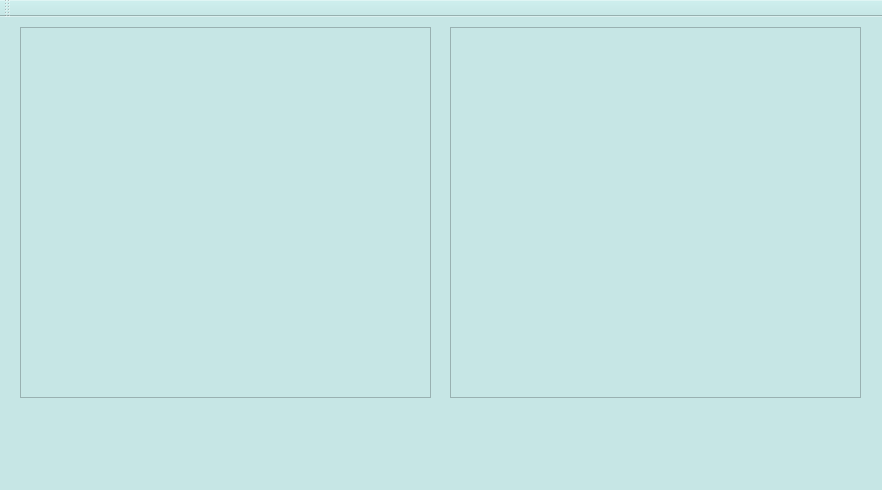
<?xml version="1.0" encoding="UTF-8"?>
<ui version="4.0">
 <class>MainWindow</class>
 <widget class="QMainWindow" name="MainWindow">
  <property name="geometry">
   <rect>
    <x>0</x>
    <y>0</y>
    <width>882</width>
    <height>490</height>
   </rect>
  </property>
  <property name="windowTitle">
   <string>MainWindow</string>
  </property>
  <property name="styleSheet">
   <string notr="true">background-color: rgb(198, 230, 229);</string>
  </property>
  <widget class="QWidget" name="centralWidget">
   <widget class="QGraphicsView" name="graphicsView">
    <property name="geometry">
     <rect>
      <x>20</x>
      <y>10</y>
      <width>411</width>
      <height>371</height>
     </rect>
    </property>
   </widget>
   <widget class="QGraphicsView" name="graphicsView_2">
    <property name="geometry">
     <rect>
      <x>450</x>
      <y>10</y>
      <width>411</width>
      <height>371</height>
     </rect>
    </property>
   </widget>
  </widget>
  <widget class="QToolBar" name="mainToolBar">
   <attribute name="toolBarArea">
    <enum>TopToolBarArea</enum>
   </attribute>
   <attribute name="toolBarBreak">
    <bool>false</bool>
   </attribute>
  </widget>
  <widget class="QStatusBar" name="statusBar"/>
  <widget class="QMenuBar" name="menuBar">
   <property name="geometry">
    <rect>
     <x>0</x>
     <y>0</y>
     <width>882</width>
     <height>22</height>
    </rect>
   </property>
  </widget>
  <action name="action_3">
   <property name="text">
    <string>Точечные</string>
   </property>
  </action>
  <action name="median">
   <property name="text">
    <string>Медианный</string>
   </property>
  </action>
  <action name="open_f">
   <property name="text">
    <string>Открыть</string>
   </property>
  </action>
  <action name="save_f">
   <property name="text">
    <string>Сохранить</string>
   </property>
  </action>
  <action name="gauss_f">
   <property name="text">
    <string>Гаусса</string>
   </property>
  </action>
  <action name="razm">
   <property name="text">
    <string>Размытие</string>
   </property>
  </action>
  <action name="rezk">
   <property name="text">
    <string>Увеличение резкости</string>
   </property>
  </action>
  <action name="sobel">
   <property name="text">
    <string>Собеля</string>
   </property>
  </action>
  <action name="boarder">
   <property name="text">
    <string>Выделение границ</string>
   </property>
  </action>
  <action name="wide_2">
   <property name="text">
    <string>Расширение</string>
   </property>
  </action>
  <action name="tight">
   <property name="text">
    <string>Сужение</string>
   </property>
  </action>
 </widget>
 <layoutdefault spacing="6" margin="11"/>
 <resources/>
 <connections/>
</ui>
